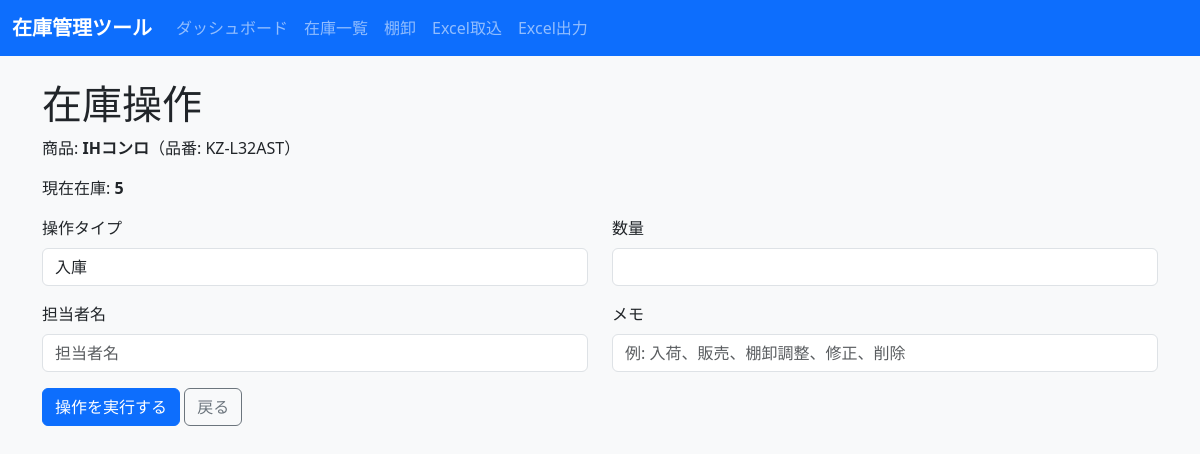
Page /stock/operate/296?type=inbound on the earlier database version.
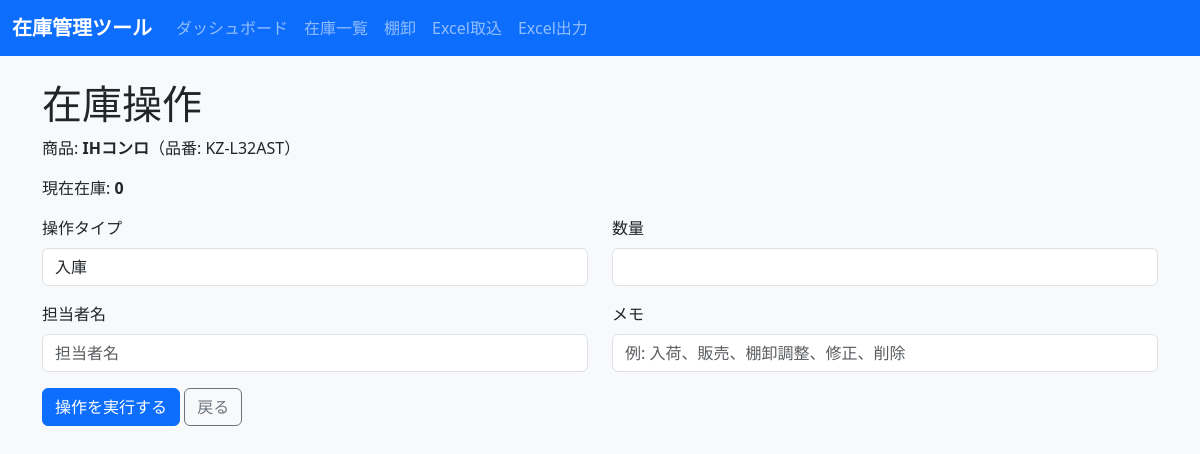
Same page on the later database version.
### tables this page shows
CREATE TABLE products (
            id INTEGER PRIMARY KEY AUTOINCREMENT,
            source_sheet TEXT,
            source_row INTEGER,
            big_category TEXT,
            maker_or_product TEXT,
            overview TEXT,
            sku TEXT NOT NULL,
            stock_status TEXT,
            display_flag TEXT,
            available_stock INTEGER NOT NULL DEFAULT 0,
            total_stock INTEGER NOT NULL DEFAULT 0,
            reorder_point INTEGER NOT NULL DEFAULT 0,
            staff_stock_json TEXT,
            notes TEXT,
            imported_at TEXT,
            current_stock INTEGER NOT NULL DEFAULT 0,
            name TEXT NOT NULL,
            category TEXT,
            location TEXT,
            last_in_date TEXT,
            last_out_date TEXT,
            created_at TEXT NOT NULL,
            updated_at TEXT NOT NULL
        , supplier TEXT, amount TEXT);

### inventory_app/app.py (the view, shortened to what this page needs)
@app.route("/stock/operate/<int:product_id>", methods=["GET", "POST"])
def stock_operate(product_id):
    operation_type = request.args.get("type", "inbound")
    if operation_type not in ["inbound", "outbound", "adjustment", "modification"]:
        operation_type = "inbound"
    conn = get_db_connection()
    product = conn.execute(
        "SELECT * FROM products WHERE id = ?", (product_id,)
    ).fetchone()
    if product is None:
        conn.close()
        return "商品が見つかりません。", 404
    error_message = None
    conn.close()
    return render_template(
        "stock_operation.html",
        product=product,
        operation_type=operation_type,
        operation_label=OPERATION_LABELS.get(operation_type, operation_type),
        error_message=error_message,
    )

### inventory_app/app.py (called while the page is built)
def get_db_connection():
    conn = sqlite3.connect(DB_PATH)
    conn.row_factory = sqlite3.Row
    return conn

### inventory_app/templates/stock_operation.html (shortened to what this page needs)
{% extends 'base.html' %}
{% block content %}
  <h1>在庫操作</h1>
  <p>商品: <strong>{{ product.name }}</strong>（品番: {{ product.sku }}）</p>
  <p>現在在庫: <strong>{{ product.current_stock }}</strong></p>
  <form method="post" class="row gy-3">
    <div class="col-md-6">
      <label class="form-label">操作タイプ</label>
      <input type="text" class="form-control" value="{{ operation_label }}" readonly>
    </div>
    {% if operation_type == 'adjustment' %}
      <div class="col-md-6">
        <label class="form-label">実際在庫数</label>
        <input type="number" name="actual_quantity" class="form-control" min="0" required>
      </div>
    {% elif operation_type in ['modification', 'delete'] %}
      <div class="col-md-6">
        <label class="form-label">新在庫数</label>
        <input type="number" name="new_stock" class="form-control" min="0" required>
      </div>
    {% else %}
      <div class="col-md-6">
        <label class="form-label">数量</label>
        <input type="number" name="quantity" class="form-control" min="0" required>
      </div>
    {% endif %}
    <div class="col-md-6">
      <label class="form-label">担当者名</label>
      <input type="text" name="staff_name" class="form-control" placeholder="担当者名">
    </div>
    <div class="col-md-6">
      <label class="form-label">メモ</label>
      <input type="text" name="note" class="form-control" placeholder="例: 入荷、販売、棚卸調整、修正、削除">
    </div>
    <div class="col-12">
      <button type="submit" class="btn btn-primary">操作を実行する</button>
      <a href="{{ url_for('inventory') }}" class="btn btn-outline-secondary">戻る</a>
    </div>
  </form>
{% endblock %}

Differences in the rows shown:
changed products "IHコンロ": current_stock "5" → "0"
